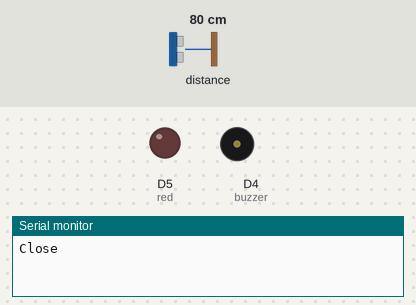
This sketch was run on a simulated ESP8266 (NodeMCU). Shown: output pins drawn as LEDs (lit = HIGH), buzzer (waves = sounding, pin HIGH), the last lines printed to the serial monitor. Wiring (inferred from the names in the program): ultrasonic range finder: trigger D2; echo D3. Dashed ring = blinking. Inputs (shaded band) come from the test bench; at power-on: distance to the obstacle 80 cm. The echo pulse lasts 58.3 µs per cm; WiFi joins after 1.5 s; servers stay silent unless stated; pins used as bus, display or sensor lines are not drawn.

Above: at 3.0 s.
3.1 s: distance to the obstacle set to 23 cm
8.7 s: distance to the obstacle set to 19 cm
At 9.91 s:
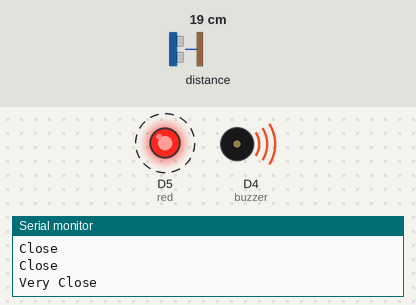
14.3 s: distance to the obstacle set to 120 cm
At 16.8 s:
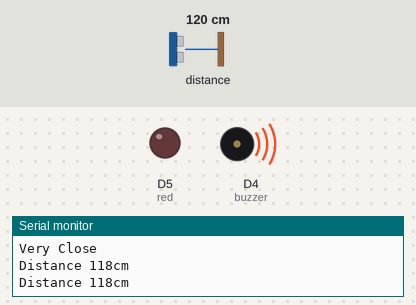
17.6 s: distance to the obstacle set to 104 cm
19.2 s: distance to the obstacle set to 98 cm
At 20.8 s:
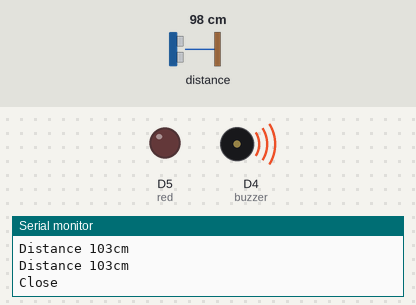
24.8 s: distance to the obstacle set to 2 cm
At 26.72 s:
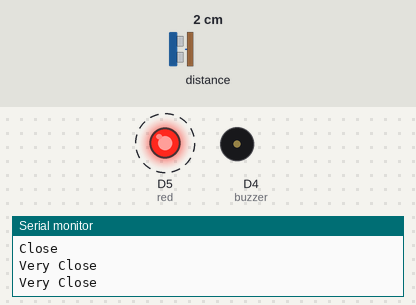
Timing chart, 0 to 30.6 s (numbered marks = the images above; inputs shaded):
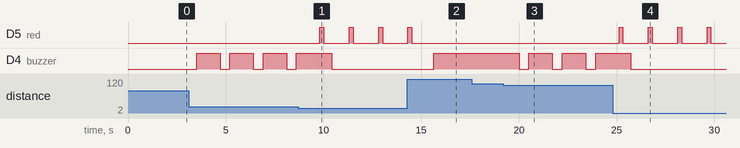

Measured:
- the behaviour switches between 22 and 21 cm on distance to the obstacle (found by bisection; images 0 and 1)
- the behaviour switches between 102 and 101 cm on distance to the obstacle (found by bisection; images 2 and 3)
- after the input at 8.7 s, D5 (red): alternates HIGH for 0.20 s and LOW for 1.3 s, starting after 1.1 s
- after the input at 14.3 s, D5 (red): goes on until 14.5 s, then stays LOW; D4 (buzzer): LOW → HIGH after 1.3 s
- after the input at 19.2 s, D4 (buzzer): alternates HIGH for 1.2 s and LOW for 0.50 s, starting after 0.81 s
- after the input at 24.8 s, D5 (red): alternates HIGH for 0.20 s and LOW for 1.3 s, starting after 0.32 s

The sketch:

Blind_Man_Stick.ino
```cpp
#define BLYNK_PRINT Serial

#include <ESP8266WiFi.h>
#include <BlynkSimpleEsp8266.h>

char auth[] = "-tj7EROGHHBNTEzyIGL97wiEDhb4p0YR";
char ssid[] = "WiFi home";
char pass[] = "harshita101*#";

BlynkTimer timer;

int trig = D2;
int echo = D3;
int buzzer = D4;
float duration;
int dist;
int red = D5;


void setup() {
  Serial.begin(9600);
  Blynk.begin(auth, ssid, pass);
  pinMode(trig,OUTPUT);
  pinMode(echo,INPUT);
  pinMode(buzzer,OUTPUT);
  pinMode(red, OUTPUT);
  timer.setInterval(1000, Distance);
}

void Distance(){
  digitalWrite(trig,LOW);
  delayMicroseconds(5);

  digitalWrite(trig,HIGH);
  delayMicroseconds(10);
  digitalWrite(trig,LOW);

  duration = pulseIn(echo, HIGH);

  dist = duration*0.017;

  Blynk.virtualWrite(V1,dist);

  if(dist>20 && dist<=100){
    Serial.println("Close");
    Blynk.notify("You are close to the obstacle!");
    delay(200);
    digitalWrite(buzzer, LOW);
    delay(500);
    digitalWrite(buzzer,HIGH);
    delay(500);
  }

  else if(dist<=20){
    Serial.println("Very Close");
    Blynk.notify("You are extremely Close to the Obstacle! Move Away Now!");
    delay(200);
    red_color();
    delay(200);
    digitalWrite(buzzer, LOW);
    delay(200);
  }

  else{
    Serial.println("Distance "+String(dist) + "cm");
    digitalWrite(buzzer, HIGH);
  }
  delay(500);
}

void red_color(){
    digitalWrite(red,HIGH);
    delay(200);
    digitalWrite(red,LOW);
    delay(200);
}


void loop() {
  Blynk.run();
  timer.run();
}
```
